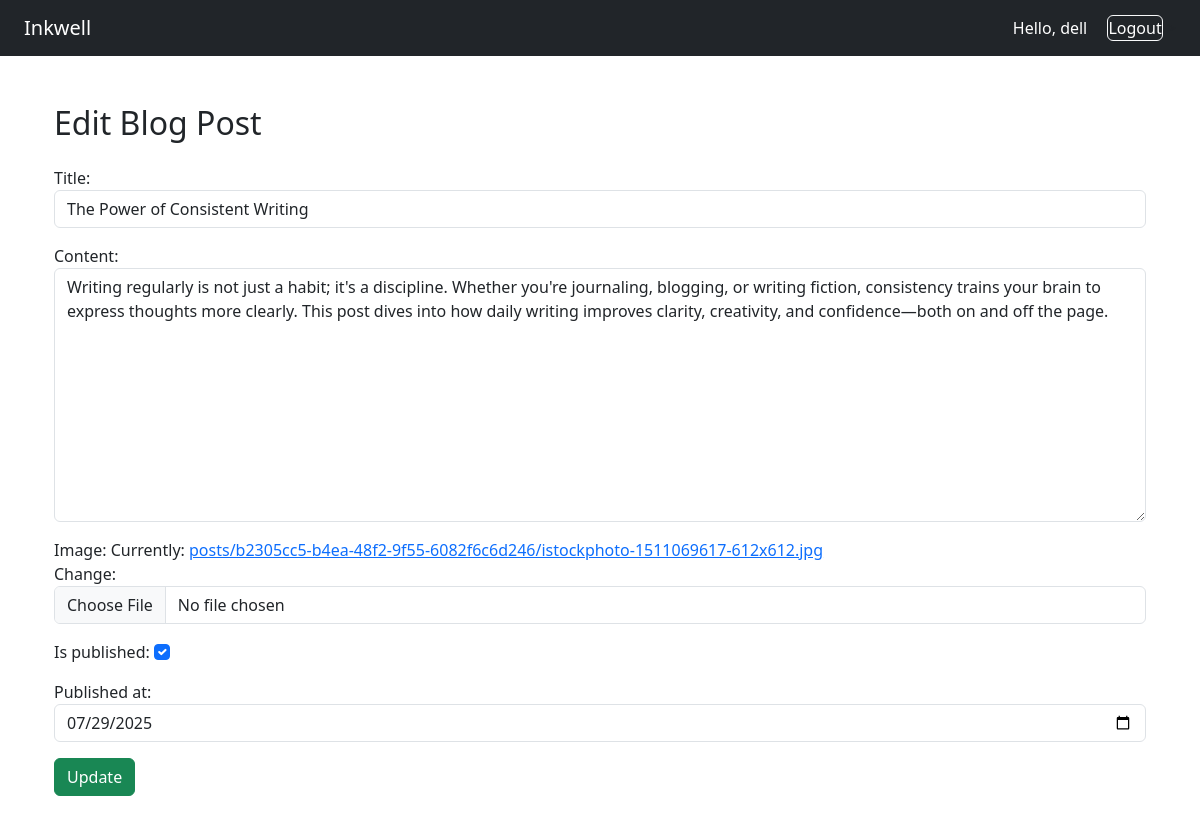
Screenshot of /edit/the-power-of-consistent-writing (signed in) with the database file from the repository.
### blogs/models.py (models this page shows, shortened)
class TimestampModel(models.Model):
    created_at = models.DateTimeField(auto_now_add=True)
    updated_at = models.DateTimeField(auto_now=True)
    class Meta:
        abstract = True

class BlogPost(TimestampModel):
    id = models.UUIDField(default=uuid.uuid4, unique=True, primary_key=True)
    title = models.CharField(max_length=250)
    image = models.ImageField(upload_to=GenerateImagePath())
    slug = models.SlugField(blank=True, unique=True)
    content = models.TextField()
    author = models.ForeignKey(
        Author, on_delete=models.SET_NULL, null=True, related_name="posts"
    )
    excerpt = models.CharField(max_length=500, blank=True, null=True)
    is_published = models.BooleanField(default=False)
    published_at = models.DateTimeField(null=True, blank=True)
    status = models.CharField(
        choices=Status.choices, default=Status.DRAFT, max_length=20
    )
    objects = models.Manager()
    publishes = PublishManger()
    class Meta:
        ordering = ["-created_at"]
        indexes = [
            models.Index(fields=["title"]),
            models.Index(fields=["is_published", "published_at"]),
        ]

### blogs/views.py (the view, shortened to what this page needs)
# urls.py: path("edit/<slug:slug>", views.BlogUpdateView.as_view(), name="blog_edit"),
class BlogUpdateView(LoginRequiredMixin, UserPassesTestMixin, UpdateView):
    model = BlogPost
    template_name = "blogs/blog_create_edit.html"
    form_class = BlogPostForm
    context_object_name = "blog"
    slug_field = "slug"
    slug_url_kwarg = "slug"
    def test_func(self):
        user = self.request.user
        blog = self.get_object()
        return user.is_superuser or blog.author == user.author

### blogs/forms.py
class BlogPostForm(forms.ModelForm):
    class Meta:
        model = BlogPost
        fields = [
            "title",
            "content",
            "image",
            "is_published",
            "published_at",
        ]
        widgets = {
            "title": forms.TextInput(
                attrs={"class": "form-control", "placeholder": "Enter post title"}
            ),
            "content": forms.Textarea(attrs={"class": "form-control", "rows": 10}),
            "image": forms.ClearableFileInput(attrs={"class": "form-control"}),
            "published_at": forms.DateInput(
                attrs={"class": "form-control", "type": "date"}
            ),
            "is_published": forms.CheckboxInput(attrs={"class": "form-check-input"}),
        }

### blogs/templates/blogs/blog_create_edit.html (shortened to what this page needs)
{% extends 'base.html' %}
{% block content %}
  <div class="container mt-4">
    <h2 class="mb-4">
      {% if blog.pk %}Edit{% else %}Create{% endif %} Blog Post
    </h2>
    <form method="post" enctype="multipart/form-data">
      {% for field in form %}
        <div class="mb-3">
          {{ field.label_tag }}
          {{ field }}
        </div>
      {% endfor %}
      <button type="submit" class="btn btn-success">
        {% if blog.pk %}Update{% else %}Create{% endif %}
      </button>
    </form>
  </div>
{% endblock %}

### templates/base.html (shortened to what this page needs)
{% load static %}
<!DOCTYPE html>
<html lang="en">
  <head>
    <link
    href = "{% static 'css/bootstrap.min.css' %}"
      rel="stylesheet"
    />
  </head>
  <body>
    <nav class="navbar navbar-expand-lg navbar-dark bg-dark px-4">
      <a class="navbar-brand" href="{% url 'blogs:blog_list' %}">Inkwell</a>
      <div class="ms-auto">
        {% if user.is_authenticated %}
        <span class="text-white me-3">Hello, {{ user.username }}</span>
       <form method="post" action="{% url 'account:logout' %}" style="display: inline;">
        <button type="submit" class="btn btn-outline-light p-0 m-0 align-baseline" style="color: #fff;">
            Logout
        </button>
        </form>
        {% endif %}
      </div>
    </nav>
    <div class="container py-4">
       {% block content %}{% endblock %}
    </div>
  </body>
</html>

### rows the page displays
BlogPost: form "The Power of Consistent Writing" "Writing regularly is not just a habit; it's a discipline. Whether you're journaling, blogging, or writing fiction, consistency trains your brain to express thoughts more clearly. This post dives into how daily writing improves clarity, creativity, and confidence—both on and off the page." "☑" "07/29/2025"

### other values shown
{{ user.username }} "dell"
{{ field.label_tag }} "Title:" "Content:" "Image:" "Is published:" "Published at:"
